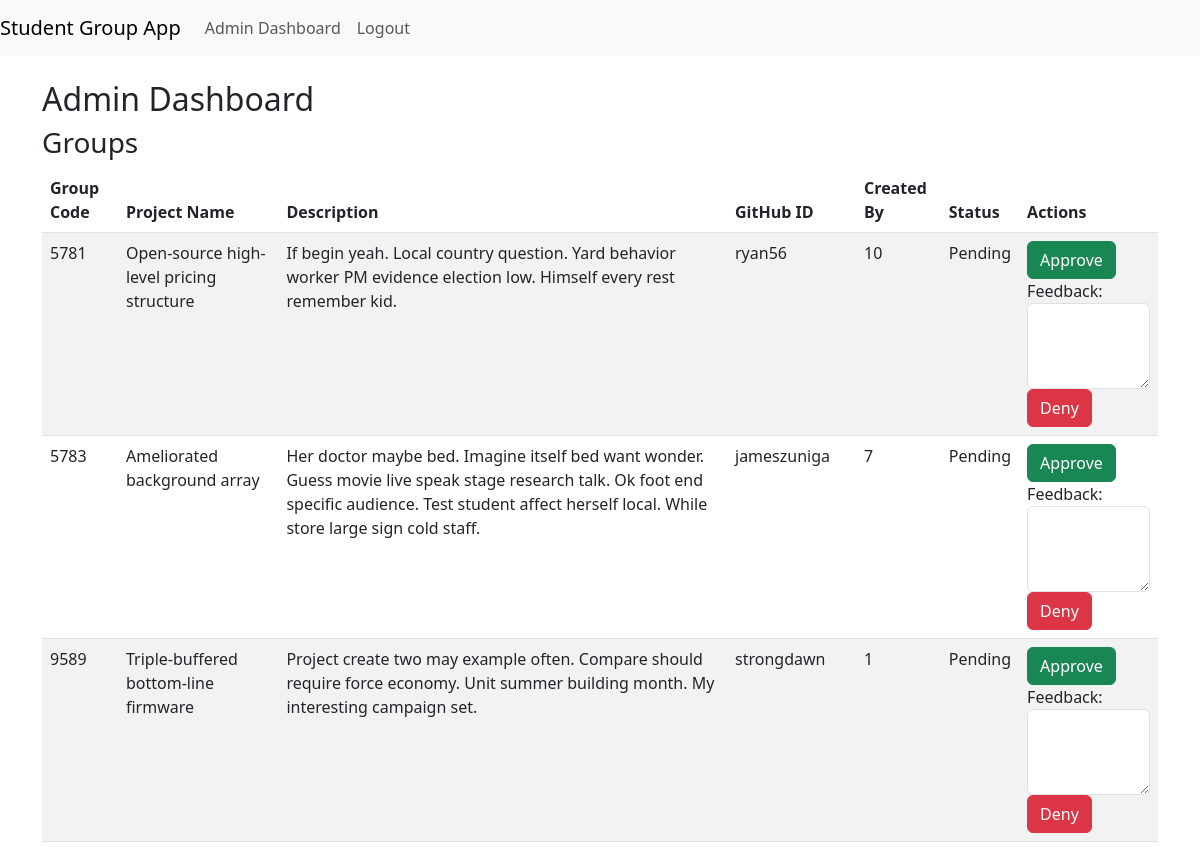
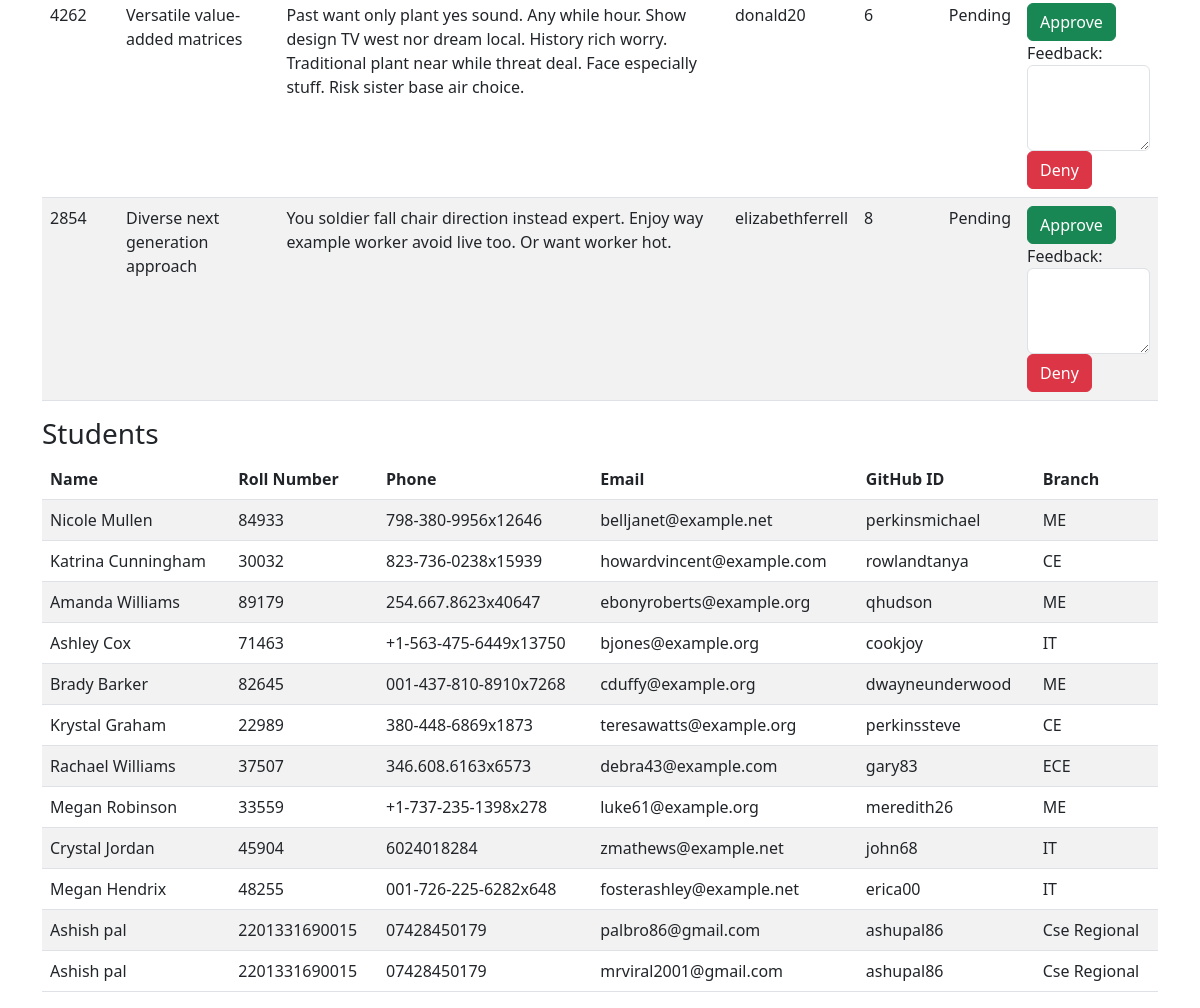
The app's page /admin/dashboard (signed in) with its own data (2 pictures, top to bottom).
### app/models.py (models this page shows, shortened)
class Group(db.Model):
    group_code = db.Column(db.String(4), primary_key=True)
    project_name = db.Column(db.String(100), nullable=False)
    description = db.Column(db.String(255), nullable=False)
    github_id = db.Column(db.String(100), nullable=False)
    created_by = db.Column(db.Integer, db.ForeignKey('student.id'), nullable=False)
    approval_status = db.Column(db.String(20), default='Pending')
    feedback = db.Column(db.Text, nullable=True)  # New field for feedback

class Student(db.Model):
    id = db.Column(db.Integer, primary_key=True)
    name = db.Column(db.String(100), nullable=False)
    rollno = db.Column(db.String(100), nullable=False)
    phone = db.Column(db.String(15), nullable=False)
    email = db.Column(db.String(100), unique=True, nullable=False)
    github_id = db.Column(db.String(100))
    branch = db.Column(db.String(100))
    group_code = db.Column(db.String(4), nullable=True)
    password = db.Column(db.String(200), nullable=False)  # New password field

### app/routes.py (the view)
@main.route('/admin/dashboard')
def admin_dashboard():
    if session.get('role') != 'admin':
        return redirect(url_for('main.login'))
    groups = Group.query.all()
    students = Student.query.all()
    return render_template('admin_dashboard.html', groups=groups, students=students)

### app/templates/admin_dashboard.html (shortened to what this page needs)
{% extends "base.html" %}
{% block content %}
<h2>Admin Dashboard</h2>
<h3>Groups</h3>
<table class="table table-striped">
    <thead>
        <tr>
            <th>Group Code</th>
            <th>Project Name</th>
            <th>Description</th>
            <th>GitHub ID</th>
            <th>Created By</th>
            <th>Status</th>
            <th>Actions</th>
        </tr>
    </thead>
    <tbody>
        {% for group in groups %}
            <tr>
                <td>{{ group.group_code }}</td>
                <td>{{ group.project_name }}</td>
                <td>{{ group.description }}</td>
                <td>{{ group.github_id }}</td>
                <td>{{ group.created_by }}</td>
                <td>{{ group.approval_status }}</td>
                <td>
                    <form action="{{ url_for('main.mainrove_group', group_code=group.group_code) }}" method="POST">
                        <button type="submit" class="btn btn-success">Approve</button>
                    </form>
                    <form action="{{ url_for('main.deny_group', group_code=group.group_code) }}" method="POST">
                        <div class="form-group">
                            <label for="feedback_{{ group.group_code }}">Feedback:</label>
                            <textarea id="feedback_{{ group.group_code }}" name="feedback" class="form-control" rows="3" required></textarea>
                        </div>
                        <button type="submit" class="btn btn-danger">Deny</button>
                    </form>
                </td>
            </tr>
        {% endfor %}
    </tbody>
</table>
<h3>Students</h3>
<table class="table table-striped">
    <thead>
        <tr>
            <th>Name</th>
            <th>Roll Number</th>
            <th>Phone</th>
            <th>Email</th>
            <th>GitHub ID</th>
            <th>Branch</th>
        </tr>
    </thead>
    <tbody>
        {% for student in students %}
            <tr>
                <td>{{ student.name }}</td>
                <td>{{ student.rollno }}</td>
                <td>{{ student.phone }}</td>
                <td>{{ student.email }}</td>
                <td>{{ student.github_id }}</td>
                <td>{{ student.branch }}</td>
            </tr>
        {% endfor %}
    </tbody>
</table>
{% endblock %}

### app/templates/base.html (shortened to what this page needs)
<!DOCTYPE html>
<html lang="en">
<head>
    <link href="https://cdn.jsdelivr.net/npm/bootstrap@5.3.0-alpha1/dist/css/bootstrap.min.css" rel="stylesheet">
</head>
<body>
    <nav class="navbar navbar-expand-lg navbar-light bg-light">
        <a class="navbar-brand" href="/">Student Group App</a>
        <div class="collapse navbar-collapse">
            <ul class="navbar-nav ml-auto">
                {% if session.get('role') == 'student' and session.get('code')==None %}
                    <li class="nav-item"><a class="nav-link" href="{{ url_for('main.student_dashboard') }}">Dashboard</a></li>
                {% elif session.get('role') == 'admin' %}
                    <li class="nav-item"><a class="nav-link" href="{{ url_for('main.admin_dashboard') }}">Admin Dashboard</a></li>
                {% endif %}
                {% if session.get('role') %}
                    <li class="nav-item"><a class="nav-link" href="{{ url_for('main.logout') }}">Logout</a></li>
                {% else %}
                    <li class="nav-item"><a class="nav-link" href="{{ url_for('main.login') }}">Login</a></li>
                {% endif %}
            </ul>
        </div>
    </nav>
    <div class="container mt-4">
        {% block content %}{% endblock %}
    </div>
</body>
</html>

### records on screen
Group: group_code "5781", project_name "Open-source high-level pricing structure", description "If begin yeah. Local country question. Yard behavior worker PM evidence election low. Himself every rest remember kid.", github_id "ryan56", created_by "10", approval_status "Pending"
Group: group_code "5783", project_name "Ameliorated background array", description "Her doctor maybe bed. Imagine itself bed want wonder. Guess movie live speak stage research talk. Ok foot end specific audience. Test student affect herself local. While store large sign cold staff.", github_id "jameszuniga", created_by "7", approval_status "Pending"
Group: group_code "9589", project_name "Triple-buffered bottom-line firmware", description "Project create two may example often. Compare should require force economy. Unit summer building month. My interesting campaign set.", github_id "strongdawn", created_by "1", approval_status "Pending"
Group: group_code "4262", project_name "Versatile value-added matrices", description "Past want only plant yes sound. Any while hour. Show design TV west nor dream local. History rich worry. Traditional plant near while threat deal. Face especially stuff. Risk sister base air choice.", github_id "donald20", created_by "6", approval_status "Pending"
Group: group_code "2854", project_name "Diverse next generation approach", description "You soldier fall chair direction instead expert. Enjoy way example worker avoid live too. Or want worker hot.", github_id "elizabethferrell", created_by "8", approval_status "Pending"
Student: name "Nicole Mullen", rollno "84933", phone "798-380-9956x12646", email "belljanet@example.net", github_id "perkinsmichael", branch "ME"
Student: name "Katrina Cunningham", rollno "30032", phone "823-736-0238x15939", email "howardvincent@example.com", github_id "rowlandtanya", branch "CE"
Student: name "Amanda Williams", rollno "89179", phone "254.667.8623x40647", email "ebonyroberts@example.org", github_id "qhudson", branch "ME"
Student: name "Ashley Cox", rollno "71463", phone "+1-563-475-6449x13750", email "bjones@example.org", github_id "cookjoy", branch "IT"
Student: name "Brady Barker", rollno "82645", phone "001-437-810-8910x7268", email "cduffy@example.org", github_id "dwayneunderwood", branch "ME"
Student: name "Krystal Graham", rollno "22989", phone "380-448-6869x1873", email "teresawatts@example.org", github_id "perkinssteve", branch "CE"
Student: name "Rachael Williams", rollno "37507", phone "346.608.6163x6573", email "debra43@example.com", github_id "gary83", branch "ECE"
Student: name "Megan Robinson", rollno "33559", phone "+1-737-235-1398x278", email "luke61@example.org", github_id "meredith26", branch "ME"
Student: name "Crystal Jordan", rollno "45904", phone "6024018284", email "zmathews@example.net", github_id "john68", branch "IT"
Student: name "Megan Hendrix", rollno "48255", phone "001-726-225-6282x648", email "fosterashley@example.net", github_id "erica00", branch "IT"
Student: name "Ashish pal", rollno "2201331690015", phone "07428450179", email "palbro86@gmail.com", github_id "ashupal86", branch "Cse Regional"
Student: name "Ashish pal", rollno "2201331690015", phone "07428450179", email "mrviral2001@gmail.com", github_id "ashupal86", branch "Cse Regional"
